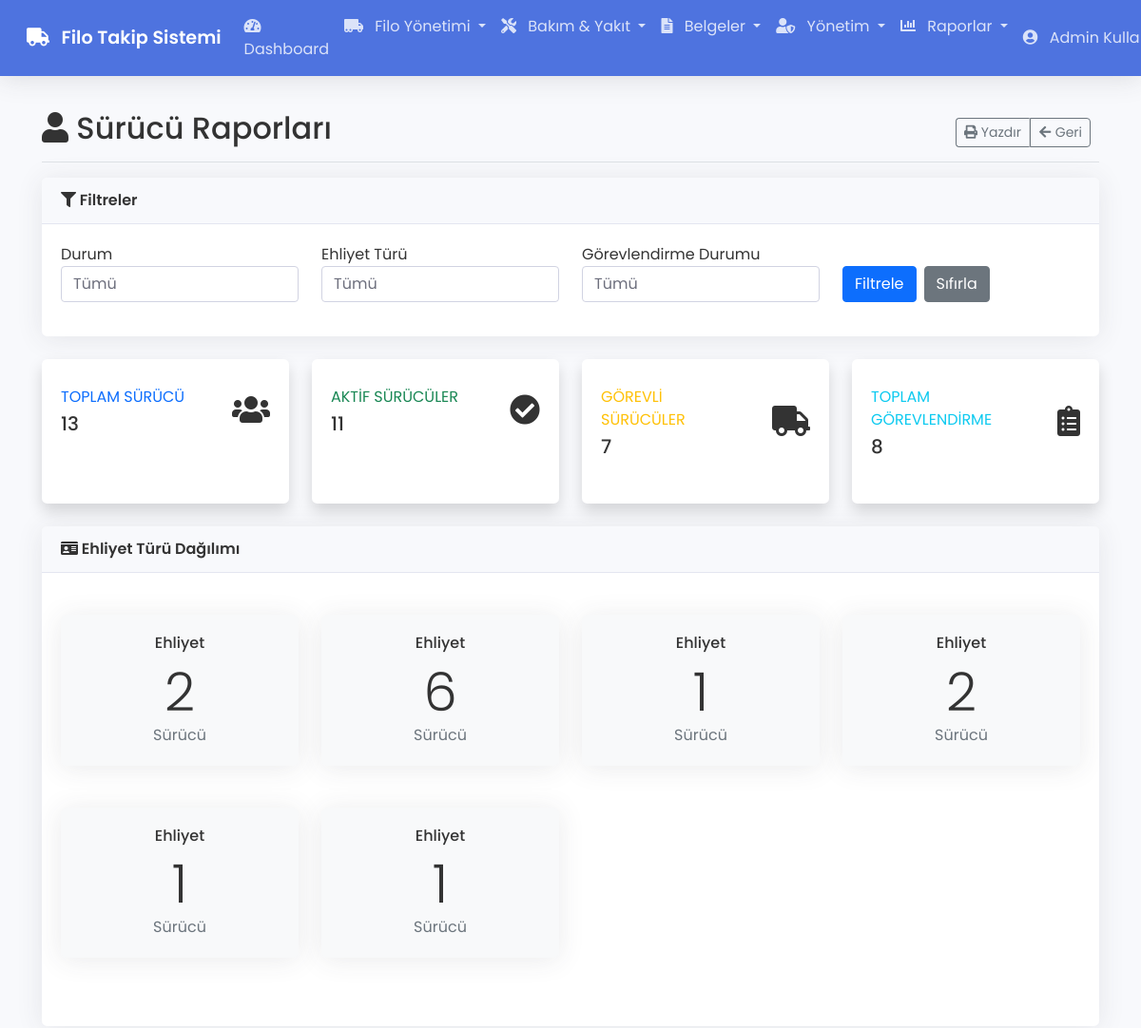
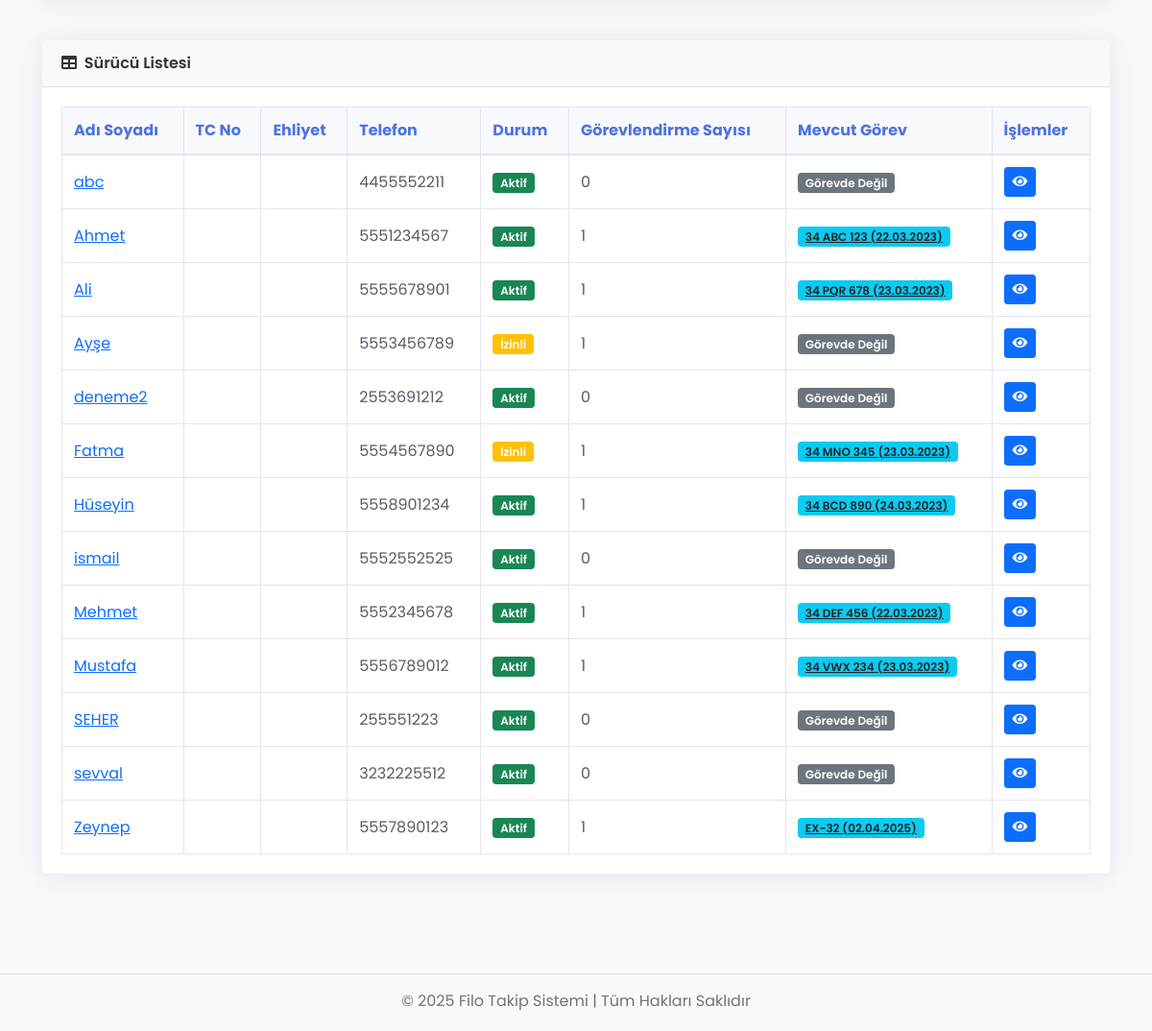
Page /reports/drivers (signed in) on the committed database (2 pictures, top to bottom).
### tables this page shows
CREATE TABLE `vehicle_assignments` (
  `id` int(11) NOT NULL,
  `vehicle_id` int(11) NOT NULL,
  `driver_id` int(11) NOT NULL,
  `start_date` date NOT NULL,
  `end_date` date DEFAULT NULL,
  `status` enum('Aktif','Tamamlandı','İptal') NOT NULL DEFAULT 'Aktif',
  `notes` text DEFAULT NULL,
  `created_at` timestamp NOT NULL DEFAULT current_timestamp()
);

CREATE TABLE `drivers` (
  `id` int(11) NOT NULL,
  `name` varchar(100) NOT NULL,
  `surname` varchar(100) NOT NULL,
  `identity_number` varchar(20) NOT NULL,
  `license_number` varchar(20) NOT NULL,
  `primary_license_type` varchar(5) DEFAULT NULL,
  `license_issue_date` date DEFAULT NULL,
  `license_expiry_date` date DEFAULT NULL,
  `company_id` int(11) DEFAULT NULL,
  `phone` varchar(20) NOT NULL,
  `email` varchar(100) DEFAULT NULL,
  `address` text DEFAULT NULL,
  `status` enum('Aktif','Pasif','İzinli') NOT NULL DEFAULT 'Aktif',
  `created_at` timestamp NOT NULL DEFAULT current_timestamp()
);

CREATE TABLE `vehicles` (
  `id` int(11) NOT NULL,
  `plate_number` varchar(20) NOT NULL,
  `brand` varchar(100) NOT NULL,
  `model` varchar(100) NOT NULL,
  `year` int(11) DEFAULT NULL,
  `company_id` int(11) DEFAULT NULL,
  `vehicle_type` enum('Otomobil','Kamyonet','Kamyon','Otobüs') NOT NULL,
  `status` enum('Aktif','Pasif','Bakımda') NOT NULL DEFAULT 'Aktif',
  `created_at` timestamp NOT NULL DEFAULT current_timestamp()
);

### app/views/reports/drivers.php (the view, shortened to what the rows shown need)
<?php require APPROOT . '/views/inc/header.php'; ?>
<div class="container-fluid">
    <div class="d-flex justify-content-between flex-wrap flex-md-nowrap align-items-center pt-3 pb-2 mb-3 border-bottom">
        <h1 class="h2"><i class="fas fa-user"></i> Sürücü Raporları</h1>
        <div class="btn-toolbar mb-2 mb-md-0">
            <div class="btn-group me-2">
                <a href="#" onclick="window.print()" class="btn btn-sm btn-outline-secondary">
                    <i class="fas fa-print"></i> Yazdır
                </a>
                <a href="<?php echo URLROOT; ?>/reports" class="btn btn-sm btn-outline-secondary">
                    <i class="fas fa-arrow-left"></i> Geri
                </a>
            </div>
        </div>
    </div>
    <div class="card mb-4">
        <div class="card-header">
            <i class="fas fa-filter"></i> Filtreler
        </div>
        <div class="card-body">
            <form method="GET" action="<?php echo URLROOT; ?>/reports/drivers" class="row">
                <div class="col-md-3 mb-3">
                    <label for="status">Durum</label>
                    <select class="form-control" id="status" name="status">
                        <option value="">Tümü</option>
                    </select>
                </div>
                <div class="col-md-3 mb-3">
                    <label for="license_type">Ehliyet Türü</label>
                    <select class="form-control" id="license_type" name="license_type">
                        <option value="">Tümü</option>
                    </select>
                </div>
                <div class="col-md-3 mb-3">
                    <label for="assignment_status">Görevlendirme Durumu</label>
                    <select class="form-control" id="assignment_status" name="assignment_status">
                        <option value="">Tümü</option>
                    </select>
                </div>
                <div class="col-md-3 mb-3 d-flex align-items-end">
                    <button type="submit" class="btn btn-primary">Filtrele</button>
                    <a href="<?php echo URLROOT; ?>/reports/drivers" class="btn btn-secondary ms-2">Sıfırla</a>
                </div>
            </form>
        </div>
    </div>
    <div class="row mb-4">
        <div class="col-md-3">
            <div class="card border-left-primary shadow h-100 py-2">
                <div class="card-body">
                    <div class="row no-gutters align-items-center">
                        <div class="col mr-2">
                            <div class="text-xs font-weight-bold text-primary text-uppercase mb-1">
                                Toplam Sürücü</div>
                            <div class="h5 mb-0 font-weight-bold text-gray-800"><?php echo $data['driverStats']['total']; ?></div>
                        </div>
                        <div class="col-auto">
                            <i class="fas fa-users fa-2x text-gray-300"></i>
                        </div>
                    </div>
                </div>
            </div>
        </div>
        <div class="col-md-3">
            <div class="card border-left-success shadow h-100 py-2">
                <div class="card-body">
                    <div class="row no-gutters align-items-center">
                        <div class="col mr-2">
                            <div class="text-xs font-weight-bold text-success text-uppercase mb-1">
                                Aktif Sürücüler</div>
                            <div class="h5 mb-0 font-weight-bold text-gray-800"><?php echo $data['driverStats']['active']; ?></div>
                        </div>
                        <div class="col-auto">
                            <i class="fas fa-check-circle fa-2x text-gray-300"></i>
                        </div>
                    </div>
                </div>
            </div>
        </div>
        <div class="col-md-3">
            <div class="card border-left-warning shadow h-100 py-2">
                <div class="card-body">
                    <div class="row no-gutters align-items-center">
                        <div class="col mr-2">
                            <div class="text-xs font-weight-bold text-warning text-uppercase mb-1">
                                Görevli Sürücüler</div>
                            <div class="h5 mb-0 font-weight-bold text-gray-800"><?php echo $data['driverStats']['assigned']; ?></div>
                        </div>
                        <div class="col-auto">
                            <i class="fas fa-truck fa-2x text-gray-300"></i>
                        </div>
                    </div>
                </div>
            </div>
        </div>
        <div class="col-md-3">
            <div class="card border-left-info shadow h-100 py-2">
                <div class="card-body">
                    <div class="row no-gutters align-items-center">
                        <div class="col mr-2">
                            <div class="text-xs font-weight-bold text-info text-uppercase mb-1">
                                Toplam Görevlendirme</div>
                            <div class="h5 mb-0 font-weight-bold text-gray-800"><?php echo $data['driverStats']['total_assignments']; ?></div>
                        </div>
                        <div class="col-auto">
                            <i class="fas fa-clipboard-list fa-2x text-gray-300"></i>
                        </div>
                    </div>
                </div>
            </div>
        </div>
    </div>
    <div class="row mb-4">
        <div class="col-md-12">
            <div class="card">
                <div class="card-header">
                    <i class="fas fa-id-card"></i> Ehliyet Türü Dağılımı
                </div>
                <div class="card-body">
                    <div class="chart-pie pt-4 pb-2">
                        <div class="row">
                            <?php foreach($data['licenseDistribution'] as $license) : ?>
                                <div class="col-md-3 mb-4 text-center">
                                    <div class="card bg-light">
                                        <div class="card-body">
                                            <h6 class="card-title">Ehliyet <?php echo $license->license_type; ?></h6>
                                            <div class="display-4"><?php echo $license->count; ?></div>
                                            <div class="text-muted">Sürücü</div>
                                        </div>
                                    </div>
                                </div>
                            <?php endforeach; ?>
                        </div>
                    </div>
                </div>
            </div>
        </div>
    </div>
    <div class="card mb-4">
        <div class="card-header">
            <i class="fas fa-table me-1"></i>
            Sürücü Listesi
        </div>
        <div class="card-body">
            <div class="table-responsive">
                <table class="table table-hover table-bordered" id="dataTable" width="100%" cellspacing="0">
                    <thead>
                        <tr>
                            <th>Adı Soyadı</th>
                            <th>TC No</th>
                            <th>Ehliyet</th>
                            <th>Telefon</th>
                            <th>Durum</th>
                            <th>Görevlendirme Sayısı</th>
                            <th>Mevcut Görev</th>
                            <th>İşlemler</th>
                        </tr>
                    </thead>
                    <tbody>
                        <?php foreach($data['drivers'] as $driver) : ?>
                            <tr>
                                <td>
                                    <a href="<?php echo URLROOT; ?>/drivers/show/<?php echo $driver->id; ?>">
                                        <?php echo $driver->name; ?>
                                    </a>
                                </td>
                                <td><?php echo $driver->tc_identity; ?></td>
                                <td><?php echo $driver->license_type; ?></td>
                                <td><?php echo $driver->phone; ?></td>
                                <td>
                                    <?php if ($driver->status == 'Aktif') : ?>
                                        <span class="badge bg-success">Aktif</span>
                                    <?php elseif ($driver->status == 'İzinli') : ?>
                                        <span class="badge bg-warning">İzinli</span>
                                    <?php else : ?>
                                        <span class="badge bg-danger">Pasif</span>
                                    <?php endif; ?>
                                </td>
                                <td><?php echo $driver->assignment_count; ?></td>
                                <td>
                                    <?php if (isset($driver->current_assignment) && $driver->current_assignment) : ?>
                                        <a href="<?php echo URLROOT; ?>/assignments/show/<?php echo $driver->current_assignment->id; ?>" class="badge bg-info text-dark">
                                            <?php echo $driver->current_assignment->plate_number; ?> (<?php echo date('d.m.Y', strtotime($driver->current_assignment->start_date)); ?>)
                                        </a>
                                    <?php else : ?>
                                        <span class="badge bg-secondary">Görevde Değil</span>
                                    <?php endif; ?>
                                </td>
                                <td>
                                    <a href="<?php echo URLROOT; ?>/drivers/show/<?php echo $driver->id; ?>" class="btn btn-sm btn-primary">
                                        <i class="fas fa-eye"></i>
                                    </a>
                                </td>
                            </tr>
                        <?php endforeach; ?>
                    </tbody>
                </table>
            </div>
        </div>
    </div>
</div>
<?php require APPROOT . '/views/inc/footer.php'; ?>

### rows in the picture
vehicle_assignments: vehicle "11", driver "7", id "8", start_date "02.04.2025"
drivers: name "abc", phone "4455552211", status "Aktif", assignment_count "0", shows "Görevde Değil"
drivers: name "Ahmet", phone "5551234567", status "Aktif", id "1"
vehicles: plate_number "34 ABC 123"
vehicle_assignments: start_date "22.03.2023"
drivers: name "Ali", phone "5555678901", status "Aktif", assignment_count "1"
vehicles: plate_number "34 PQR 678"
vehicle_assignments: start_date "23.03.2023"
drivers: name "Ayşe", phone "5553456789", status "İzinli", assignment_count "1", shows "Görevde Değil"
drivers: name "deneme2", phone "2553691212", status "Aktif", assignment_count "0", shows "Görevde Değil"
drivers: name "Fatma", phone "5554567890", status "İzinli", assignment_count "1"
vehicles: plate_number "34 MNO 345"
vehicle_assignments: start_date "23.03.2023"
drivers: name "Hüseyin", phone "5558901234", status "Aktif", assignment_count "1"
vehicles: plate_number "34 BCD 890"
vehicle_assignments: start_date "24.03.2023"
drivers: name "ismail", phone "5552552525", status "Aktif", assignment_count "0", shows "Görevde Değil"
drivers: name "Mehmet", phone "5552345678", status "Aktif", assignment_count "1"
vehicles: plate_number "34 DEF 456"
vehicle_assignments: start_date "22.03.2023"
drivers: name "Mustafa", phone "5556789012", status "Aktif", assignment_count "1"
vehicles: plate_number "34 VWX 234"
vehicle_assignments: start_date "23.03.2023"
drivers: name "SEHER", phone "255551223", status "Aktif", assignment_count "0", shows "Görevde Değil"
drivers: name "sevval", phone "3232225512", status "Aktif", assignment_count "0", shows "Görevde Değil"
drivers: name "Zeynep", phone "5557890123", status "Aktif", assignment_count "1"
vehicles: plate_number "EX-32"

### other values in the picture
SITENAME "Filo Takip Sistemi"
$_SESSION['user_name'] "Admin…"
$data['driverStats']['total'] "13"
$license->count "2"
$license->count "6"
$license->count "1"
